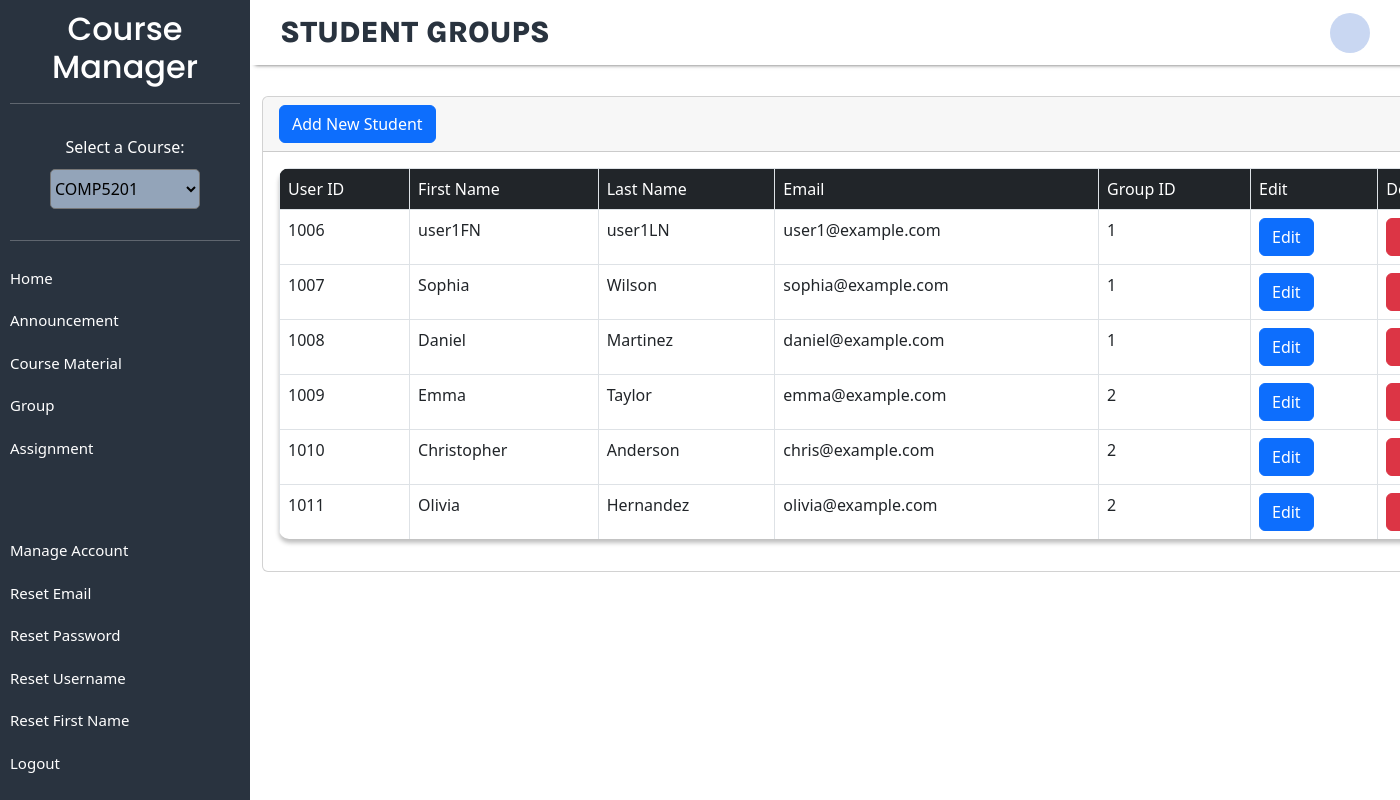
The page /groups.php on the database its author committed.
### tables this page shows
CREATE TABLE IF NOT EXISTS `user`
(
  `userID` INT NOT NULL AUTO_INCREMENT PRIMARY KEY,
  `first_name` VARCHAR(50) NOT NULL,
  `last_name` VARCHAR(50) NOT NULL,
  `dob` DATE NOT NULL,
  `email` VARCHAR(150) NOT NULL UNIQUE,
  `username` VARCHAR(50) NOT NULL UNIQUE,
  password VARCHAR(50) NOT NULL,
  `first_login` BOOLEAN DEFAULT TRUE,
  `roleID` INT NOT NULL,
  FOREIGN KEY (`roleID`) REFERENCES role (`roleID`),
  INDEX (`roleID`),
  `groupID` INT,
  FOREIGN KEY (`groupID`) REFERENCES `groups` (`groupID`),
  INDEX (`groupID`)
) AUTO_INCREMENT = 1000;

### groups.php (the view, shortened to what this page needs)
<?php
require 'Database/DB.php';
$pageTitle = "Student Groups";
include 'header.php';
include 'sidebar.php';
$query = "SELECT * FROM user WHERE groupID = 1 OR groupID = 2";
$result = mysqli_query($conn,$query);
?>
<!DOCTYPE html>
<html lang="en">
<head>
  <link rel="stylesheet" href="https://cdn.jsdelivr.net/npm/bootstrap@5.2.3/dist/css/bootstrap.min.css">
  <link rel="stylesheet" href="groups.css">
</head>
<body>
  <div class="container">
    <div class = "row mt-5">
    <div class="col">
      <div class="card mt-5">
        <div class="card-header"><a class="btn btn-primary" href="add_student.php">Add New Student</a></div>
        <div class="card-body">
      <table class="table table-bordered text-center">
          <tr class="bg-dark text-white">
            <td>User ID</td>
            <td>First Name </td>
            <td>Last Name</td>
            <td>Email</td>
            <td>Group ID</td>
            <td>Edit<t/td>
            <td>Delete</td>
          </tr>
          <tr>
<?php
while($row = mysqli_fetch_assoc($result)){
?>
<td> <?php echo $row['userID']?></td>
<td><?php echo $row['first_name']?></td>
<td><?php echo $row['last_name']?></td>
<td><?php echo $row['email']?></td>
<td><?php echo $row['groupID']?></td>
<td><a class="btn btn-primary" href="edit_student_form.php?userID=<?php echo $row['userID']; ?>">Edit</a></td>
<td><a class="btn btn-danger" href="delete_student.php?userID=<?php echo $row['userID']; ?>">Delete</a></td>
          </tr>
          <?php
          }
          ?>
         </table>
</div>
</div>
        </div>
      </div>
    </div>
</body>
</html>

### header.php (shortened to what this page needs)
<?php
function extractInitials($name)
{
    $words = explode(" ", $name);
    $initials = "";
    foreach ($words as $word) {
        $initials .= strtoupper(substr($word, 0, 1));
    }
    return $initials;
}
?>
<!DOCTYPE html>
<html lang="en">
<head>
       <link rel="stylesheet" href="style.css">
</head>
<body>
    <header class="header">
        <div class="header-text"><?php echo strtoupper($pageTitle) ?></div>
        <div class="user" onclick="toggleDropdown()">
            <div class="initials"><?php $initials = extractInitials($name);
                                    echo $initials; ?></div>
        </div>
    </header>
</body>

### sidebar.php (shortened to what this page needs)
<?php
require 'Database/DB.php';
$sql = "SELECT `course_id`, `course_name`, `course_code`, `dept_name`, `semester`, `room_no`, `instructor_name` FROM `courses`";
$result = $conn->query($sql);
?>
<!DOCTYPE html>
<html lang="en">
<head>
    <link rel="stylesheet" href="style.css">
</head>
<body>
    <div class="sidebar">
        <div class="course-selection">
            <h2 class="side">Course Manager</h2>
            <hr>
            <div class="select-container">
                <form id="courseForm" method="GET">
                    <label for="courses" class="label">Select a Course:</label>
                    <select id="courses" name="course_id" onchange="this.form.submit()">
                        <?php
                        if ($result->num_rows > 0) {
                            while ($row = $result->fetch_assoc()) {
                                $selected = "";
                                echo '<option value="' . $row["course_id"] . '" ' . $selected . '>' . $row["course_code"] . '</option>';
                            }
                        } else {
                            echo '<option value="">No courses available</option>';
                        }
                        ?>
                    </select>
                </form>
            </div>
            <hr>
        </div>
        <div class="side-ul">
            <ul>
                <li>
                    <a href="index.php">Home</a>
                </li>
                <li>
                    <a href="#">Announcement</a>
                </li>
                <li>
                    <a href="course_material.php">Course Material</a>
                </li>
                <li>
                    <a href="groups.php">Group</a>
                </li>
                <li>
                    <a href="assignment.php">Assignment</a>
                </li>
            </ul>
        </div>
        <div class="side-ul">
            <ul class="bottom">
            <li>
                    <a href="manage_account.php">Manage Account</a>
                </li>
                <li>
                    <a href="reset-email.php">Reset Email</a>
                </li>
                <li>
                    <a href="reset-password.php">Reset Password</a>
                </li>
                <li>
                    <a href="reset-username.php">Reset Username</a>
                </li>
                <li>
                    <a href="reset-name.php">Reset First Name</a>
                </li>
                <li>
                    <a href="logout.php">Logout</a>
                </li>
            </ul>
        </div>
    </div>
</body>
</html>

### style.css (style rules this page uses)
.container { margin: 25px 25px 25px 25px; }
h2 { font-family: 'Poppins', sans-serif; font-size: 18px; }
table { width: 100%; position: relative; background: white; box-shadow: 0px 4px 4px rgba(0, 0, 0, 0.25); border-radius: 10px; border-collapse: collapse; overflow: hidden; }
tr { border-bottom: 1px solid black; }
th, td { padding: 18px; text-align: left; }
input[type="text"], input[type="date"], input[type="number"], select, input[type="file"] { width: calc(100% - 120px); }
*, *::after, *::before { box-sizing: border-box; }
header.header { position: absolute; top:0; left: 250px; right: 0px; background-color: #eff4ff;; background: #FFFFFF; box-shadow: 5px 0px 4px rgba(0, 0, 0, 0.65); padding: 10px 30px; display: flex; justify-content: space-between; align-items: center; }
.header-text { color: #29333F; font-family: 'Karla', sans-serif; font-size: 30px; font-weight: 800; }
.user { position: relative; cursor: pointer; }
.initials { width: 40px; height: 40px; border-radius: 50%; color: #296CF1; background-color: #C9D7F2; display: flex; justify-content: center; align-items: center; font-size: 18px; font-weight: 600; }
body { color: black; font-family: 'Karla', sans serif; }
hr { height: 0.25px; background-color: white; }
.label { margin-bottom: 10px; }
select { margin-top: 10px; }
.side-ul ul { padding-left: 0%; font-size: 15px; color: #CCD5E1; }
.sidebar { height: 100%; width: 250px; position: fixed; top: 0; left: 0; background-color: #29333F; padding-top: 10px; }
.select-container { padding-top: 15px; padding-bottom: 15px; }
.course-selection { padding: 0px 10px 0px 10px; color: white !important; text-align: center; }
.sidebar select { width: 150px; height: 40px; left: 0px; top: 0px; background: #93A4B9; border-radius: 5px }
.sidebar li { list-style-type: none; }
.sidebar a { padding: 10px; display: block; color: white; text-decoration: none; }
.bottom { width: 250px; position: absolute; bottom: 0; }

### groups.css (style rules this page uses)
.container { margin-left: 250px; }

### rows shown on the page
user: userID "1006", first_name "user1FN", last_name "user1LN", email "user1@example.com", groupID "1"
user: userID "1007", first_name "Sophia", last_name "Wilson", email "sophia@example.com", groupID "1"
user: userID "1008", first_name "Daniel", last_name "Martinez", email "daniel@example.com", groupID "1"
user: userID "1009", first_name "Emma", last_name "Taylor", email "emma@example.com", groupID "2"
user: userID "1010", first_name "Christopher", last_name "Anderson", email "chris@example.com", groupID "2"
user: userID "1011", first_name "Olivia", last_name "Hernandez", email "olivia@example.com", groupID "2"

### other values the page prints
$pageTitle "STUDENT GROUPS"
form field course_id "COMP5201"
